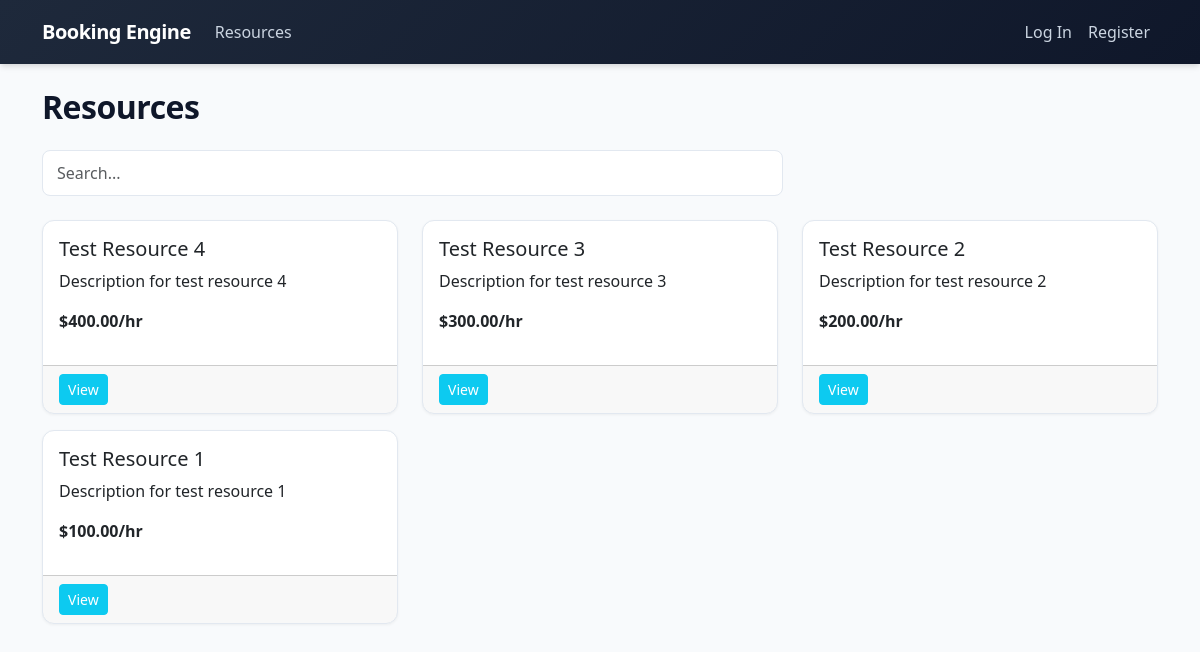
The page / on the database its author committed.
### apps/resources/models.py (models this page shows, shortened)
class Resource(models.Model):
    category = models.ForeignKey(
        ResourceCategory,
        on_delete=models.CASCADE,
        related_name='resources',
        verbose_name="Category"
    )
    name = models.CharField(max_length=150, verbose_name="Resource Name")
    slug = models.SlugField(max_length=150, unique=True, verbose_name="URL Slug")
    description = models.TextField(blank=True, verbose_name="Description")
    price_per_hour = models.DecimalField(
        max_digits=8,
        decimal_places=2,
        verbose_name="Price Per Hour"
    )
    capacity = models.PositiveIntegerField(default=1, verbose_name="Capacity (persons)")
    is_active = models.BooleanField(default=True, verbose_name="Is Active")
    created_at = models.DateTimeField(auto_now_add=True, verbose_name="Created At")
    class Meta:
        verbose_name = "Resource"
        verbose_name_plural = "Resources"
        ordering = ['-created_at']

### apps/resources/views.py (the view)
# urls.py: path('', views.ResourceListView.as_view(), name='resource_list'),
class ResourceListView(ListView):
    model = Resource
    template_name = 'resources/resource_list.html'
    context_object_name = 'resources'
    paginate_by = 6
    def get_queryset(self):
        queryset = Resource.objects.filter(is_active=True)
        query = self.request.GET.get('q')
        category = self.request.GET.get('category')
        if query:
            queryset = queryset.filter(Q(name__icontains=query) | Q(description__icontains=query))
        if category:
            queryset = queryset.filter(category_id=category)
        return queryset

### apps/resources/templates/resources/resource_list.html (shortened to what this page needs)
{% extends 'base.html' %}
{% block content %}
<div class="d-flex justify-content-between align-items-center mb-3">
    <h2>Resources</h2>
</div>
<form method="get" class="mb-4">
    <div class="row g-2">
        <div class="col-md-8">
            <input type="text" name="q" class="form-control" placeholder="Search..." value="{{ request.GET.q|default:'' }}">
        </div>
    </div>
</form>
<div class="row">
    {% for resource in resources %}
        <div class="col-md-4 mb-3">
            <div class="card h-100">
                <div class="card-body">
                    <h5 class="card-title">{{ resource.name }}</h5>
                    <p class="card-text">{{ resource.description|truncatewords:10 }}</p>
                    <p class="fw-bold">${{ resource.price_per_hour }}/hr</p>
                </div>
                <div class="card-footer">
                    <a href="{% url 'resources:resource_detail' slug=resource.slug %}" class="btn btn-sm btn-info text-white">View</a>
                </div>
            </div>
        </div>
    {% empty %}
        <p>No resources available.</p>
    {% endfor %}
</div>
{% endblock %}

### static/css/custom.css (style rules this page uses)
:root { --primary-color: #4f46e5; --primary-hover: #4338ca; --bg-main: #f8fafc; --card-bg: #ffffff; --text-main: #1e293b; --text-muted: #64748b; --border-color: #e2e8f0; }
body { background-color: var(--bg-main); color: var(--text-main); font-family: 'Segoe UI', system-ui, -apple-system, sans-serif; min-height: 100vh; display: flex; flex-direction: column; }
.card { background-color: var(--card-bg); border: 1px solid var(--border-color); border-radius: 12px; box-shadow: 0 1px 3px 0 rgba(0, 0, 0, 0.05); transition: transform 0.2s ease, box-shadow 0.2s ease; overflow: hidden; }
input.form-control, select.form-select, textarea.form-control { border-radius: 8px; border: 1px solid var(--border-color); padding: 0.625rem 0.875rem; transition: border-color 0.2s ease, box-shadow 0.2s ease; }
h1, h2, h3, h4 { font-weight: 700; color: #0f172a; letter-spacing: -0.5px; }

### rows shown on the page
Resource: name "Test Resource 4", description "Description for test resource 4", price_per_hour "400.00"
Resource: name "Test Resource 3", description "Description for test resource 3", price_per_hour "300.00"
Resource: name "Test Resource 2", description "Description for test resource 2", price_per_hour "200.00"
Resource: name "Test Resource 1", description "Description for test resource 1", price_per_hour "100.00"
